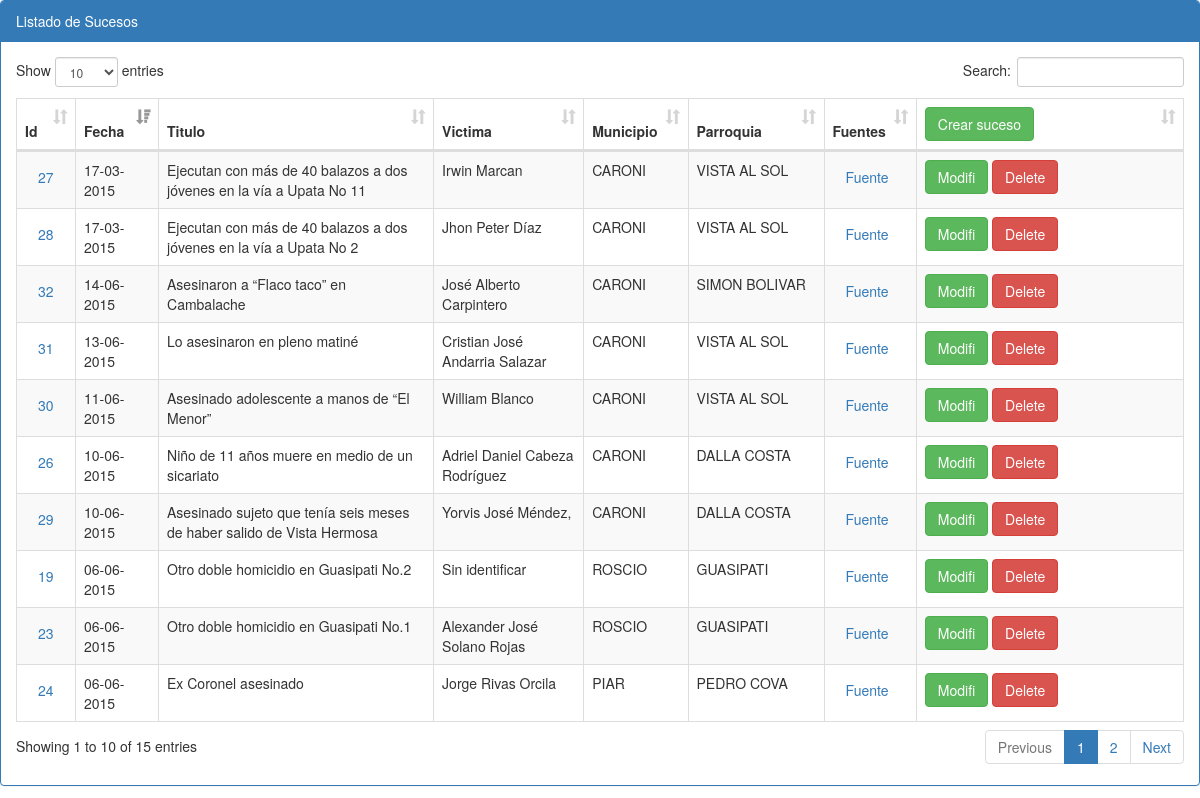
Page /sucesos/index.php on the committed database.
### tables this page shows
CREATE TABLE IF NOT EXISTS `sucesos` (
`suceso_id` int(11) NOT NULL,
  `fecha_suceso` datetime DEFAULT NULL,
  `delito_id` int(11) DEFAULT NULL,
  `delito_detalle_id` int(11) DEFAULT NULL,
  `titulo` varchar(255) DEFAULT NULL,
  `fuente` mediumtext,
  `otras_fuentes` varchar(1000) NOT NULL,
  `nombre_victima` varchar(80) DEFAULT NULL,
  `sexo` varchar(1) DEFAULT NULL,
  `edad` varchar(255) DEFAULT NULL,
  `tipo_arma` smallint(6) DEFAULT NULL,
  `estado` smallint(6) DEFAULT NULL,
  `municipio_id` smallint(6) DEFAULT NULL,
  `parroquia_id` smallint(6) DEFAULT NULL,
  `latitud` double DEFAULT NULL,
  `longitud` double DEFAULT NULL,
  `sector` varchar(255) DEFAULT NULL,
  `usuario` varchar(15) NOT NULL,
  `mi_reseña` varchar(1500) NOT NULL,
  `observaciones` varchar(1000) NOT NULL,
  `fecha_creado` datetime DEFAULT NULL
);

CREATE TABLE IF NOT EXISTS `municipios` (
  `municipio_id` smallint(6) NOT NULL DEFAULT '0',
  `estado_id` smallint(6) NOT NULL DEFAULT '0',
  `descripcion` varchar(50) DEFAULT NULL
);

CREATE TABLE IF NOT EXISTS `parroquias` (
  `parroquia_id` int(11) NOT NULL DEFAULT '0',
  `municipio_id` int(11) DEFAULT NULL,
  `estado_id` smallint(6) DEFAULT NULL,
  `descripcion` varchar(255) DEFAULT NULL,
  `capital_sector` varchar(50) NOT NULL
);

### adodb/adodb.inc.php (called while the page is built, shortened)
<?php
if (!defined('_ADODB_LAYER')) {
	GLOBAL
		$ADODB_vers,
		$ADODB_COUNTRECS,
		$ADODB_CACHE_DIR,
		$ADODB_CACHE,
		$ADODB_CACHE_CLASS,
		$ADODB_EXTENSION,
		$ADODB_COMPAT_FETCH,
	 	$ADODB_FETCH_MODE,
		$ADODB_GETONE_EOF,
		$ADODB_QUOTE_FIELDNAMES;
	abstract class ADOConnection {
	var $database = '';
	var $host = '';
	var $user = '';
	var $debug = false;
	var $true = '1';
	var $false = '0';
	var $fetchMode=false;
	var $bulkBind = false;
	var $_queryID = false;
	var $_bindInputArray = false;
	function Connect($argHostname = "", $argUsername = "", $argPassword = "", $argDatabaseName = "", $forceNew = false)
	{
		if ($argHostname != "") $this->host = $argHostname;
		if ($argUsername != "") $this->user = $argUsername;
		if ($argDatabaseName != "") $this->database = $argDatabaseName;
		if ($forceNew) {
			if ($rez=$this->_nconnect($this->host, $this->user, $argPassword, $this->database)) return true;
		} else {
			 if ($rez=$this->_connect($this->host, $this->user, $argPassword, $this->database)) return true;
		}
		return $ret;
	}
	function Prepare($sql)
	{
		return $sql;
	}
	function SetFetchMode($mode)
	{
		$old = $this->fetchMode;
		$this->fetchMode = $mode;
		if ($old === false) {
		global $ADODB_FETCH_MODE;
			return $ADODB_FETCH_MODE;
		}
		return $old;
	}
	function Execute($sql,$inputarr=false)
	{
		if ($inputarr !== false) {
			if (!is_array($inputarr)) $inputarr = array($inputarr);
			$element0 = reset($inputarr);
			$array_2d = $this->bulkBind && is_array($element0) && !is_object(reset($element0));
			unset($element0);
			if (!is_array($sql) && !$this->_bindInputArray) {
				$sqlarr = explode('?',$sql);
				$nparams = sizeof($sqlarr)-1;
				if (!$array_2d) $inputarr = array($inputarr);
				foreach($inputarr as $arr) {
					$sql = ''; $i = 0;
					while(list(, $v) = each($arr)) {
						$sql .= $sqlarr[$i];
						$typ = gettype($v);
						if ($typ == 'string')
							$sql .= $this->qstr($v);
						else if ($typ == 'double')
							$sql .= str_replace(',','.',$v);
						else if ($typ == 'boolean')
							$sql .= $v ? $this->true : $this->false;
						else if ($typ == 'object') {
							if (method_exists($v, '__toString')) $sql .= $this->qstr($v->__toString());
							else $sql .= $this->qstr((string) $v);
						} else if ($v === null)
							$sql .= 'NULL';
						else
							$sql .= $v;
						$i += 1;
						if ($i == $nparams) break;
					}
					if (isset($sqlarr[$i])) {
						$sql .= $sqlarr[$i];
						if ($i+1 != sizeof($sqlarr)) $this->outp_throw( "Input Array does not match ?: ".htmlspecialchars($sql),'Execute');
					} else if ($i != sizeof($sqlarr))
						$this->outp_throw( "Input array does not match ?: ".htmlspecialchars($sql),'Execute');
					$ret = $this->_Execute($sql);
					if (!$ret) return $ret;
				}
			} else {
				if ($array_2d) {
					if (is_string($sql))
						$stmt = $this->Prepare($sql);
					else
						$stmt = $sql;
					foreach($inputarr as $arr) {
						$ret = $this->_Execute($stmt,$arr);
						if (!$ret) return $ret;
					}
				} else {
					$ret = $this->_Execute($sql,$inputarr);
				}
			}
		} else {
			$ret = $this->_Execute($sql,false);
		}
		return $ret;
	}
	function _Execute($sql,$inputarr=false)
	{
		if ($this->debug) {
			global $ADODB_INCLUDED_LIB;
			if (empty($ADODB_INCLUDED_LIB)) include(ADODB_DIR.'/adodb-lib.inc.php');
			$this->_queryID = _adodb_debug_execute($this, $sql,$inputarr);
		} else {
			$this->_queryID = @$this->_query($sql,$inputarr);
		}
		$rs = new $rsclass($this->_queryID,$this->fetchMode);
		$rs->connection = $this;
		$rs->Init();
		if (is_array($sql)) $rs->sql = $sql[0];
		else $rs->sql = $sql;
		return $rs;
	}
}
	class ADORecordSet implements IteratorAggregate {
	var $canSeek = false;
	var $_numOfRows = -1;
	var $_numOfFields = -1;
	var $_currentRow = -1;
	function ADORecordSet($queryID)
	{
		$this->_queryID = $queryID;
	}
	function Init()
	{
		if ($this->_numOfRows != 0 && $this->_numOfFields && $this->_currentRow == -1) {
			$this->_currentRow = 0;
			if ($this->EOF = ($this->_fetch() === false)) {
				$this->_numOfRows = 0;
			}
		} else {
			$this->EOF = true;
		}
	}
	function Move($rowNumber = 0)
	{
		if ($this->canSeek) {
			if ($this->_seek($rowNumber)) {
				$this->_currentRow = $rowNumber;
				if ($this->_fetch()) {
					return true;
				}
			} else {
				$this->EOF = true;
				return false;
			}
		}
		return false;
	}
}
	function ADOLoadCode($dbType)
	{
		$db = strtolower($dbType);
		switch ($db) {
			default:
				$class = $db; break;
		}
		$file = ADODB_DIR."/drivers/adodb-".$db.".inc.php";
		if (class_exists("ADODB_" . $class)) return $class;
		return false;
	}
	function ADONewConnection($db='')
	{
	GLOBAL $ADODB_NEWCONNECTION, $ADODB_LASTDB;
		$errorfn = (defined('ADODB_ERROR_HANDLER')) ? ADODB_ERROR_HANDLER : false;
		if(empty($obj)) {
			if (!isset($ADODB_LASTDB)) $ADODB_LASTDB = '';
			if ($db != $ADODB_LASTDB) $db = ADOLoadCode($db);
			$cls = 'ADODB_'.$db;
			$obj = new $cls();
		}
		return $obj;
	}
}

### connections/guayana_s.php (called while the page is built, shortened)
<?php
		require_once(CONN_DIR."/../adodb/adodb.inc.php");
		class Conexion {
					private $dbConn;
					function __construct() {
						    $this->servidor='localhost';
						    $this->nombreBD='guayana_segura';
							$this->user='ag09504';
							$this->password='ag09504';
							$this->dbConn=ADONewConnection('mysql');
							$this->dbConn->Connect($this->servidor,$this->user,$this->password,$this->nombreBD);
					}
					function getDbConn() {
					    return $this->dbConn;
					}
		}
?>

### adodb/drivers/adodb-mysql.inc.php (called while the page is built, shortened)
<?php
if (! defined("_ADODB_MYSQL_LAYER")) {
class ADODB_mysql extends ADOConnection {
	var $forceNewConnect = false;
	var $clientFlags = 0;
	function _connect($argHostname, $argUsername, $argPassword, $argDatabasename)
	{
		if (ADODB_PHPVER >= 0x4300)
			$this->_connectionID = mysql_connect($argHostname,$argUsername,$argPassword,
												$this->forceNewConnect,$this->clientFlags);
		else if (ADODB_PHPVER >= 0x4200)
			$this->_connectionID = mysql_connect($argHostname,$argUsername,$argPassword,
												$this->forceNewConnect);
		else
			$this->_connectionID = mysql_connect($argHostname,$argUsername,$argPassword);
		if ($argDatabasename) return $this->SelectDB($argDatabasename);
		return true;
	}
	function SelectDB($dbName)
	{
		if ($this->_connectionID) {
			return @mysql_select_db($dbName,$this->_connectionID);
		}
		else return false;
	}
	function _query($sql,$inputarr=false)
	{
	return mysql_query($sql,$this->_connectionID);
	}
}
class ADORecordSet_mysql extends ADORecordSet{
	function ADORecordSet_mysql($queryID,$mode=false)
	{
		switch ($mode)
		{
		case ADODB_FETCH_ASSOC:$this->fetchMode = MYSQL_ASSOC; break;
		}
	}
	function _initrs()
	{
		$this->_numOfRows = @mysql_num_rows($this->_queryID);
		$this->_numOfFields = @mysql_num_fields($this->_queryID);
	}
	function Fields($colname)
	{
		if ($this->fetchMode != MYSQL_NUM) return @$this->fields[$colname];
		 return $this->fields[$this->bind[strtoupper($colname)]];
	}
	function MoveNext()
	{
		if (@$this->fields = mysql_fetch_array($this->_queryID,$this->fetchMode)) {
			return true;
		}
		return false;
	}
	function _fetch()
	{
		$this->fields =  @mysql_fetch_array($this->_queryID,$this->fetchMode);
		return is_array($this->fields);
	}
}
}

### sucesos/index.php (the view, shortened to what this page needs)
<!DOCTYPE html>
<html lang="en">
	<head>
		<link rel="stylesheet" href="../css/bootstrap.min.css">
		<link rel="stylesheet" href="../css/datepicker.css">
		<link rel="stylesheet" href="../css/dataTables.bootstrap.css">
	</head>
	<body>
		<div class="row">
			<div class="col-sm-12">
				<div class="panel panel-primary">
					<div class="panel-heading">Listado de Sucesos</div>
					<div class="panel-body">
						<table class="table table-striped table-bordered" id="datatables">
							<thead>
								<tr>
									<th>Id</th>
									<th>Fecha</th>
									<th>Titulo</th>
									<th>Victima</th>
									<th>Municipio</th>
									<th>Parroquia</th>
									<th>Fuentes</th>
									<th><a class="btn update btn-success" href="frm_ingre_suceso.php" class="btn btn-primary btn-lg">Crear suceso</a></th>
								</tr>
							</thead>
							<tbody>
								<?php
												include_once '../connections/guayana_s.php';
												$conexion=new Conexion();
												$db=$conexion->getDbConn();
												$db->debug = false;
												$db->SetFetchMode(ADODB_FETCH_ASSOC);
												$query_sucesos = $db->Prepare("SELECT suceso_id, DATE_FORMAT(fecha_suceso,'%d-%m-%Y') As fecha_suceso, delito_id, delito_detalle_id, titulo, nombre_victima, fuente,
													m.descripcion AS municipio, p.descripcion AS parroquia
												FROM sucesos As s
												INNER JOIN municipios AS m ON s.municipio_id = m.municipio_id
												INNER JOIN parroquias AS p ON s.parroquia_id = p.parroquia_id");
												$rs_sucesos = $db->Execute($query_sucesos);
											while(!$rs_sucesos->EOF){
												echo '<tr>';
													echo '<td><a class="btn ampliar" href="suceso.php?suceso_id='.$rs_sucesos->Fields('suceso_id').'" class="btn btn-primary btn-lg">'.$rs_sucesos->Fields('suceso_id').'</a></td>';
													echo '<td>'. $rs_sucesos->Fields('fecha_suceso') . '</td>';
													echo '<td>'. $rs_sucesos->Fields('titulo') . '</td>';
													echo '<td>'. $rs_sucesos->Fields('nombre_victima') . '</td>';
													echo '<td>'. $rs_sucesos->Fields('municipio') . '</td>';
													echo '<td>'. $rs_sucesos->Fields('parroquia') . '</td>';
													echo '<td><a class="btn" href="'.$rs_sucesos->Fields('fuente').'" target="_blank">Fuente</a></td>';
													echo '<td width=250>';
													echo '<a class="btn update btn-success" href="frm_modi_suceso.php?suceso_id='.$rs_sucesos->Fields('suceso_id').'" class="btn btn-primary btn-lg">Modifi</a>';
													echo '<a class="btn btn-danger" id="delete" href="trata_borra_suceso.php?suceso_id='.$rs_sucesos->Fields('suceso_id').'">Delete</a>';
													echo '</td>';
												echo '</tr>';
											$rs_sucesos->MoveNext();
											}
								?>
							</tbody>
						</table>
					</div>
				</div>
				</div>
			</div>
	</body>
</html>

### rows in the picture
sucesos: suceso_id "19", Fields "06-06-2015", titulo "Otro doble homicidio en Guasipati No.2", nombre_victima "Sin identificar", municipios.descripcion "ROSCIO", parroquia.descripcion "GUASIPATI"
sucesos: suceso_id "23", Fields "06-06-2015", titulo "Otro doble homicidio en Guasipati No.1", nombre_victima "Alexander José Solano Rojas", municipios.descripcion "ROSCIO", parroquia.descripcion "GUASIPATI"
sucesos: suceso_id "24", Fields "06-06-2015", titulo "Ex Coronel asesinado", nombre_victima "Jorge Rivas Orcila", municipios.descripcion "PIAR", parroquia.descripcion "PEDRO COVA"
sucesos: suceso_id "26", Fields "10-06-2015", titulo "Niño de 11 años muere en medio de un sicariato", nombre_victima "Adriel Daniel Cabeza Rodríguez", municipios.descripcion "CARONI", parroquia.descripcion "DALLA COSTA"
sucesos: suceso_id "27", Fields "17-03-2015", titulo "Ejecutan con más de 40 balazos a dos jóvenes en la vía a Upata No 11", nombre_victima "Irwin Marcan", municipios.descripcion "CARONI", parroquia.descripcion "VISTA AL SOL"
sucesos: suceso_id "28", Fields "17-03-2015", titulo "Ejecutan con más de 40 balazos a dos jóvenes en la vía a Upata No 2", nombre_victima "Jhon Peter Díaz", municipios.descripcion "CARONI", parroquia.descripcion "VISTA AL SOL"
sucesos: suceso_id "29", Fields "10-06-2015", titulo "Asesinado sujeto que tenía seis meses de haber salido de Vista Hermosa", nombre_victima "Yorvis José Méndez,", municipios.descripcion "CARONI", parroquia.descripcion "DALLA COSTA"
sucesos: suceso_id "30", Fields "11-06-2015", titulo "Asesinado adolescente a manos de “El Menor”", nombre_victima "William Blanco", municipios.descripcion "CARONI", parroquia.descripcion "VISTA AL SOL"
sucesos: suceso_id "31", Fields "13-06-2015", titulo "Lo asesinaron en pleno matiné", nombre_victima "Cristian José Andarria Salazar", municipios.descripcion "CARONI", parroquia.descripcion "VISTA AL SOL"
sucesos: suceso_id "32", Fields "14-06-2015", titulo "Asesinaron a “Flaco taco” en Cambalache", nombre_victima "José Alberto Carpintero", municipios.descripcion "CARONI", parroquia.descripcion "SIMON BOLIVAR"
